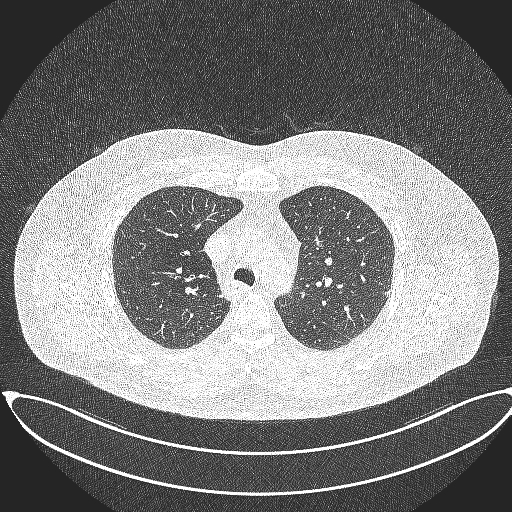
#> input picture dataset/lung_images/Training cases/Benign cases/Bengin case (106).jpg, 512 x 512 px, found by its file name; its folder holds only this picture in this run
$ python temp_hierchal_clustering_image.py
#> lines starting #> are read from the running program, lines starting #| are printed output that depends on the picture
import os
import cv2
import numpy as np
import pandas as pd
import matplotlib.pyplot as plt
from sklearn.preprocessing import StandardScaler
from sklearn.cluster import AgglomerativeClustering
from sklearn.metrics import confusion_matrix, silhouette_score, davies_bouldin_score
from scipy.cluster.hierarchy import dendrogram, linkage, cut_tree
from sklearn.decomposition import PCA

# Define the path to the dataset and subdirectories
base_path = r'Z:\coursework\dataset\lung_images\Training cases'
case_types = ['Benign cases', 'Malignant cases', 'Normal cases']
true_labels = []  # Store true labels for evaluation
images = []       # Store image data
sample_images = {}  # Dictionary to store a sample of processed images

# Step 1: Load and preprocess images
for label, case_type in enumerate(case_types):
    folder_path = os.path.join(base_path, case_type)
    sample_images[case_type] = []  # Initialize list for each case type

    for i, filename in enumerate(os.listdir(folder_path)):
        if filename.endswith('.jpg') or filename.endswith('.png'):
            img_path = os.path.join(folder_path, filename)
            img = cv2.imread(img_path, cv2.IMREAD_GRAYSCALE)
#> img is the input picture: shape (512, 512); min 36, max 255, mean 125.9
            img = cv2.resize(img, (128, 128))  # Resize for consistency
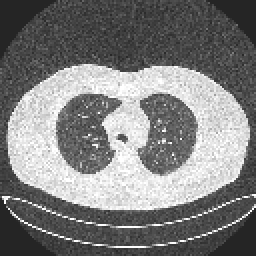
#> img: shape (128, 128) (shown 2 times larger); min 37, max 255, mean 125.9

            if i < 3:  # Save the first three images from each folder for display
                sample_images[case_type].append(img)

            images.append(img.flatten())       # Flatten to turn image into a feature vector
            true_labels.append(label)          # Label images based on folder (0 for Benign, 1 for Malignant, 2 for Normal)
#> pass 2 of the loop `for label, case_type in enumerate(case_types):`:
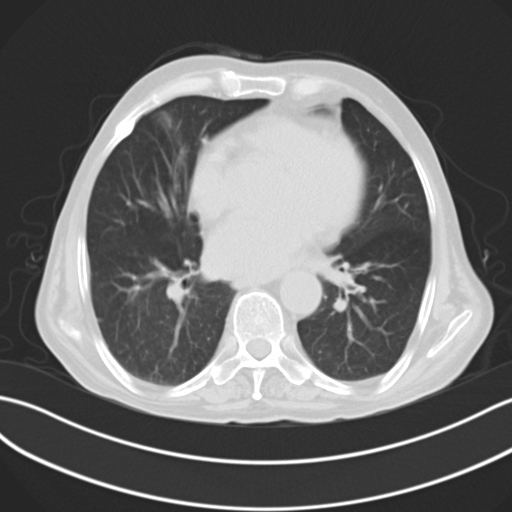
#> input picture dataset/lung_images/Training cases/Malignant cases/Malignant case (15).jpg, 512 x 512 px, found by its file name
#> img is the input picture: shape (512, 512); min 37, max 255, mean 107.2
#> `img = cv2.resize(img, (128, 128))`:
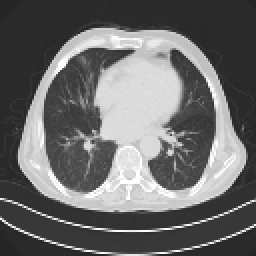
#> img: shape (128, 128) (shown 2 times larger); min 38, max 255, mean 107.3
#> (the run stopped early here; a loop or call above may not have finished)
